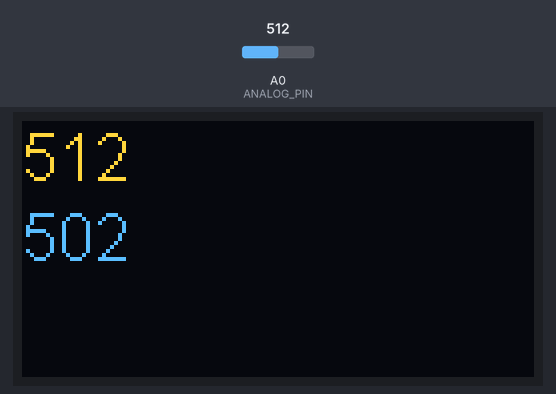
Bench run of a sketch on a simulated ESP8266 (NodeMCU). On the bench: 128×64 one-colour display. The test bench sets the inputs (shaded band); at power-on: A0 (ANALOG_PIN) = 512. The OLED is the two-colour kind (top 16 rows yellow); what the sketch prints to the serial monitor is not drawn.

Above: at 2.2 s.
2.3 s: A0 (ANALOG_PIN) set to 716
At 3.8 s:
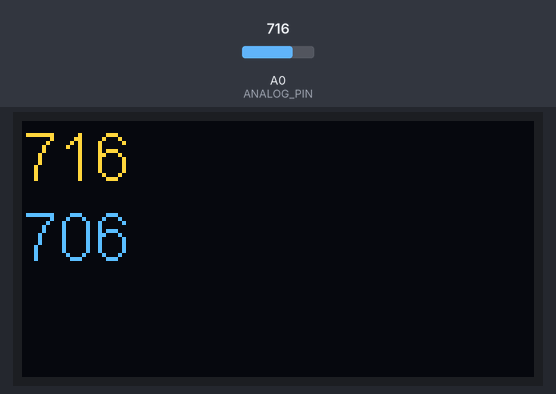
4.1 s: A0 (ANALOG_PIN) set to 0
At 5.4 s:
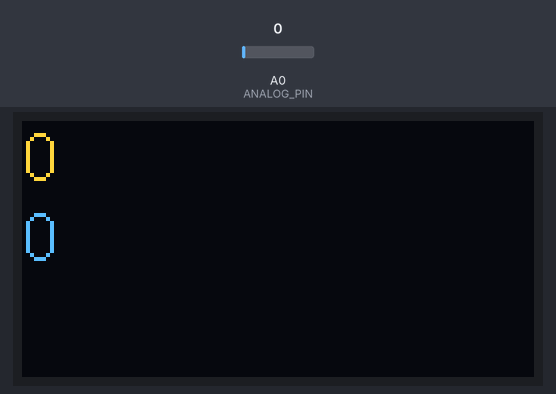
5.9 s: A0 (ANALOG_PIN) set to 122
At 7.1 s:
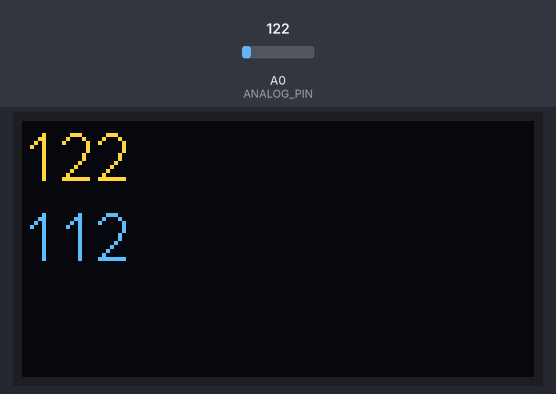
Timing chart, 0 to 8.9 s (numbered marks = the images above; inputs shaded):
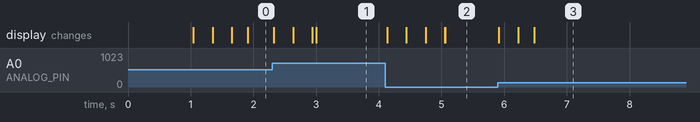

Measured:
- after the input at 2.3 s, the display: first changes at once (image 1 shows a later state)
- after the input at 4.1 s, the display: first changes at once (image 2 shows a later state)
- after the input at 5.9 s, the display: first changes at once (image 3 shows a later state)

The sketch:

AnalogInputMonitor.ino
```cpp
#include <Wire.h>
#include "SH1106.h"     // https://github.com/squix78/esp8266-oled-ssd1306

#define ANALOG_PIN A0
#define SDA_PIN    4  // D3
#define SCL_PIN    5  // D4

int analog_avg = 0;  // variable to store the value coming from the sensor
int analog_val = 0;  // variable to store the value coming from the sensor
int avg_times  = 10;
SH1106 display(0x3c, SDA_PIN, SCL_PIN);


void setup() {
  // declare the ledPin as an OUTPUT:
  Serial.begin(115200);
  Serial.print('VAL');Serial.print(' ');
  Serial.print('AVG');Serial.println(' ');
  Wire.begin(SDA_PIN, SCL_PIN); // SDA, SCL
  display.init();
  display.flipScreenVertically(); // Adjust to suit or remove
  display.setFont(ArialMT_Plain_16);
  display.drawString(0, 10, "Hello world");
  display.display();
  delay(1000);
}

void loop() {
  // read the value from the sensor:
  analog_val = analogRead(ANALOG_PIN);
  analog_avg = (analog_avg*avg_times+analog_val)/(avg_times+1);
  Serial.print(analog_val);Serial.print(' ');
  Serial.print(analog_avg);Serial.println(' ');
  display.clear();
  display.drawString(0,0,String(analog_val));
  display.drawString(0,20,String(analog_avg));
  display.display();
  delay(5);
}
```
